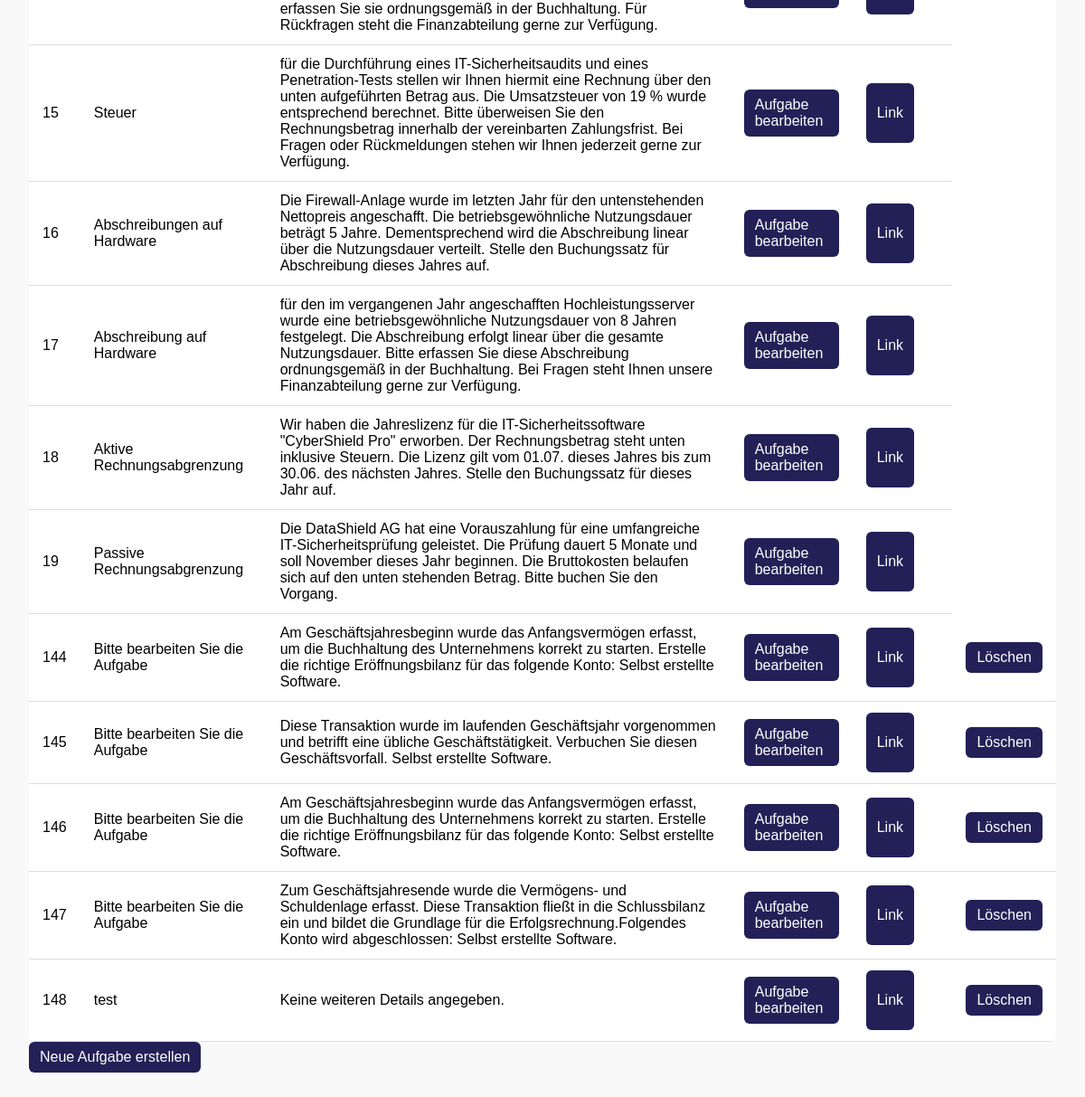
Page /posts/aufgaben/ (signed in, lower part) on the earlier database version.
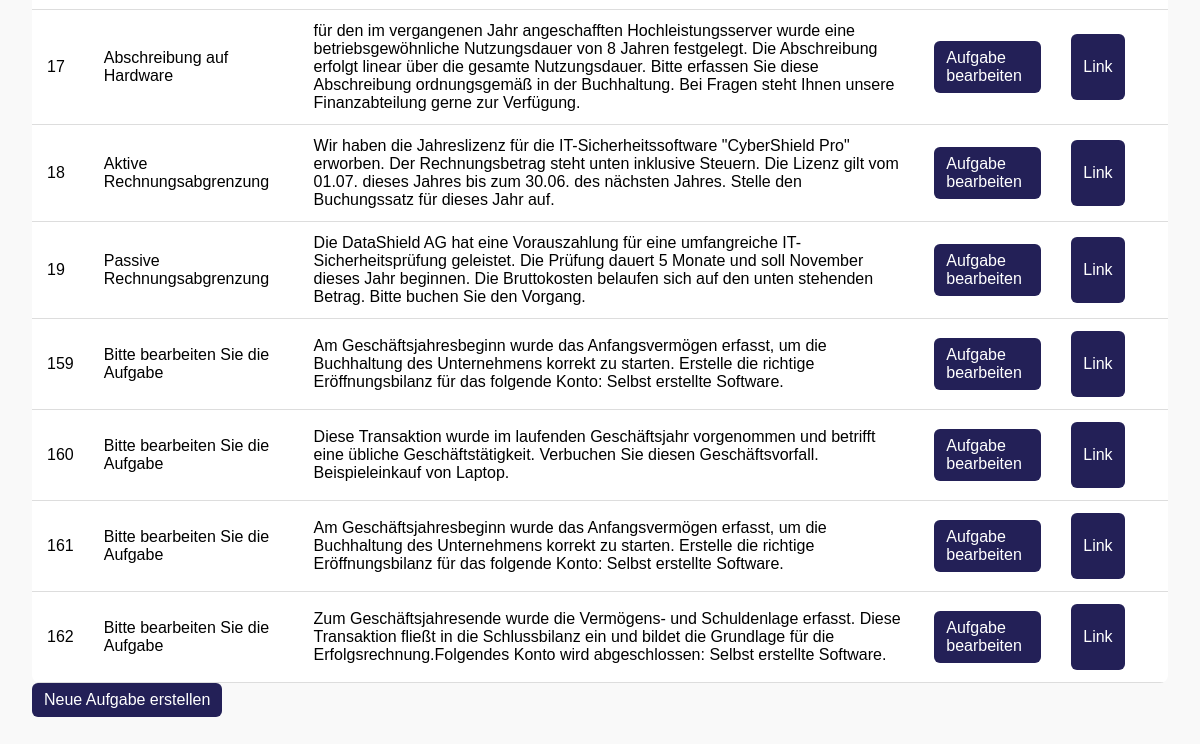
Same page on the later database version.
### posts/models.py (models this page shows, shortened)
class Aufgabe_neu(models.Model):
    RECHNUNGSTYPEN = [
        ('eingehend', 'Eingehende Rechnung'),
        ('ausgehend', 'Ausgehende Rechnung'),
        ('intern', 'Interner Vorgang'),
    ]
    unternehmen_kategorie = models.ForeignKey(Unternehmen, on_delete=models.CASCADE)
    fragentyp = models.ForeignKey(Aufgabenkategorie,null=True, on_delete=models.CASCADE)
    ersteller = models.IntegerField(null=True, blank=True)
    unterkategorie = models.IntegerField(null = True, blank=True, default = 1)
    fragentyp_text = models.CharField(null = True,max_length=255)
    mailtext = models.TextField()
    frage = models.TextField(null=True,default="Dieses Feld kann gelöscht werden")
    nutzungsdauer = models.IntegerField(null=True, blank=True)
    feedback_konto_falsch = models.TextField(null=True, blank=True, help_text="Feedback, wenn ein falsches Konto gewählt wurde.")
    feedback_betrag_falsch = models.TextField(null=True, blank=True, help_text="Feedback, wenn der Betrag falsch ist.")
    immer_feedback = models.BooleanField(null=True, blank=True)
    eigene_ansicht = models.TextField(blank=True, null=True, default='Secure Net\nTreskowallee 8\n10318 Berlin')
    rechnungsnummer = models.CharField(max_length=50, blank=True, null=True, default='RE-00001')
    datum = models.DateField(blank=True, null=True, auto_now_add=True)
    rechnungsbetrag = models.DecimalField(max_digits=10, decimal_places=2, blank=True, null=True, default=0.00)
    zahlweise = models.CharField(max_length=255, blank=True, null=True)
    verabschiedung = models.TextField(blank=True, null=True, default='Mit freundlichen Grüßen\nIhr Unternehmen')
    kontakt = models.TextField(blank=True, null=True, default='Tel: 01234 567890\nE-Mail: info@unternehmen.de')
    beschreibung = models.TextField(blank=True, null=True, default='Keine weiteren Details angegeben.')
    rechnungstyp = models.CharField(max_length=20, choices=RECHNUNGSTYPEN, default='intern')
    aufgabeninfo = models.TextField(null=True, blank=True, help_text="Optionaler Informationstext zur Aufgabe (HTML erlaubt).")

### posts/views.py (the view)
    def _wrapped_view_func(request, *args, **kwargs):
        if request.user.is_authenticated and (request.user.role == 'teacher' or request.user.is_superuser):
            return view_func(request, *args, **kwargs)
        else:
            return HttpResponse(f'Fehlende Berechtigung <br><a href="{reverse("index")}">Zurück zur Startseite</a>')

### posts/views.py (called while the page is built)
def lehrkraft_required(view_func):
    def _wrapped_view_func(request, *args, **kwargs):
        if request.user.is_authenticated and (request.user.role == 'teacher' or request.user.is_superuser):
            return view_func(request, *args, **kwargs)
        else:
            return HttpResponse(f'Fehlende Berechtigung <br><a href="{reverse("index")}">Zurück zur Startseite</a>')
    return _wrapped_view_func

@lehrkraft_required
def aufgaben_verwalten(request):
    if request.user.is_superuser:
        aufgaben = Aufgabe_neu.objects.all()
    else:
        aufgaben = Aufgabe_neu.objects.filter(Q(ersteller=request.user.id) | Q(ersteller=1))
    return render(request, 'posts/aufgaben_verwalten.html', {'aufgaben': aufgaben})

### posts/templates/posts/aufgaben_verwalten.html (shortened to what this page needs)
{% extends 'master_layout.html' %}
{% load static %}
{% block css %}
    <link rel="stylesheet" href="{% static 'css/rechnungsübersicht.css' %}">
{% endblock %}
{% block content %}
{% if aufgaben %}
    <table class="table">
        <tbody>
            {% for aufgabe in aufgaben %}
                <tr>
                    <td>{{ aufgabe.id }}</td>
                    <td>{{ aufgabe.fragentyp_text }}</td>
                    <td>{{ aufgabe.beschreibung|default:"Keine Beschreibung" }}</td>
                    <td>
                        <a href="{% url 'posts:aufgabe_bearbeiten' aufgabe.id %}" class="btn">
                           Aufgabe bearbeiten
                        </a>
                    </td>
                    <td>
                        <a href="{% url 'posts:rechnung_detail' aufgabe.id %}" class="btn">
                            <p>Link</p>
                        </a>
                    </td>
                    {% if aufgabe.ersteller == request.user.id or request.user.is_superuser %}
                    <td>
                        <a href="{% url 'posts:aufgabe_loeschen' aufgabe.id %}"
                           class="btn btn-danger"
                           onclick="return confirm('Soll diese Aufgabe wirklich gelöscht werden?');">
                           Löschen
                        </a>
                    </td>
                    {% endif %}
                </tr>
            {% endfor %}
        </tbody>
    </table>
{% else %}
    <p>Keine Aufgaben vorhanden.</p>
{% endif %}
<a href="{% url 'posts:aufgabe_erstellen' %}" class="btn btn-secondary">Neue Aufgabe erstellen</a>
{% endblock %}

Differences in the rows shown:
no longer on this page (row unchanged): Aufgabe_neu: id "15", fragentyp_text "Steuer", beschreibung "für die Durchführung eines IT-Sicherheitsaudits und eines Penetration-Tests stellen wir Ihnen hiermit eine Rechnung über den unten aufgeführten Betrag aus. Die Umsatzsteuer von 19 % wurde entsprechend berechnet. Bitte überweisen Sie den Rechnungsbetrag innerhalb der vereinbarten Zahlungsfrist. Bei Fragen oder Rückmeldungen stehen wir Ihnen jederzeit gerne zur Verfügung."
no longer on this page (row unchanged): Aufgabe_neu: id "16", fragentyp_text "Abschreibungen auf Hardware", beschreibung "Die Firewall-Anlage wurde im letzten Jahr für den untenstehenden Nettopreis angeschafft. Die betriebsgewöhnliche Nutzungsdauer beträgt 5 Jahre. Dementsprechend wird die Abschreibung linear über die Nutzungsdauer verteilt. Stelle den Buchungssatz für Abschreibung dieses Jahres auf."
removed Aufgabe_neu: id "144", fragentyp_text "Bitte bearbeiten Sie die Aufgabe", beschreibung "Am Geschäftsjahresbeginn wurde das Anfangsvermögen erfasst, um die Buchhaltung des Unternehmens korrekt zu starten. Erstelle die richtige Eröffnungsbilanz für das folgende Konto: Selbst erstellte Software.", ersteller "Löschen"
removed Aufgabe_neu: id "145", fragentyp_text "Bitte bearbeiten Sie die Aufgabe", beschreibung "Diese Transaktion wurde im laufenden Geschäftsjahr vorgenommen und betrifft eine übliche Geschäftstätigkeit. Verbuchen Sie diesen Geschäftsvorfall. Selbst erstellte Software.", ersteller "Löschen"
removed Aufgabe_neu: id "146", fragentyp_text "Bitte bearbeiten Sie die Aufgabe", beschreibung "Am Geschäftsjahresbeginn wurde das Anfangsvermögen erfasst, um die Buchhaltung des Unternehmens korrekt zu starten. Erstelle die richtige Eröffnungsbilanz für das folgende Konto: Selbst erstellte Software.", ersteller "Löschen"
removed Aufgabe_neu: id "147", fragentyp_text "Bitte bearbeiten Sie die Aufgabe", beschreibung "Zum Geschäftsjahresende wurde die Vermögens- und Schuldenlage erfasst. Diese Transaktion fließt in die Schlussbilanz ein und bildet die Grundlage für die Erfolgsrechnung.Folgendes Konto wird abgeschlossen: Selbst erstellte Software.", ersteller "Löschen"
removed Aufgabe_neu: id "148", fragentyp_text "test", beschreibung "Keine weiteren Details angegeben.", ersteller "Löschen"
added Aufgabe_neu: id "159", fragentyp_text "Bitte bearbeiten Sie die Aufgabe", beschreibung "Am Geschäftsjahresbeginn wurde das Anfangsvermögen erfasst, um die Buchhaltung des Unternehmens korrekt zu starten. Erstelle die richtige Eröffnungsbilanz für das folgende Konto: Selbst erstellte Software."
added Aufgabe_neu: id "160", fragentyp_text "Bitte bearbeiten Sie die Aufgabe", beschreibung "Diese Transaktion wurde im laufenden Geschäftsjahr vorgenommen und betrifft eine übliche Geschäftstätigkeit. Verbuchen Sie diesen Geschäftsvorfall. Beispieleinkauf von Laptop."
added Aufgabe_neu: id "161", fragentyp_text "Bitte bearbeiten Sie die Aufgabe", beschreibung "Am Geschäftsjahresbeginn wurde das Anfangsvermögen erfasst, um die Buchhaltung des Unternehmens korrekt zu starten. Erstelle die richtige Eröffnungsbilanz für das folgende Konto: Selbst erstellte Software."
added Aufgabe_neu: id "162", fragentyp_text "Bitte bearbeiten Sie die Aufgabe", beschreibung "Zum Geschäftsjahresende wurde die Vermögens- und Schuldenlage erfasst. Diese Transaktion fließt in die Schlussbilanz ein und bildet die Grundlage für die Erfolgsrechnung.Folgendes Konto wird abgeschlossen: Selbst erstellte Software."
